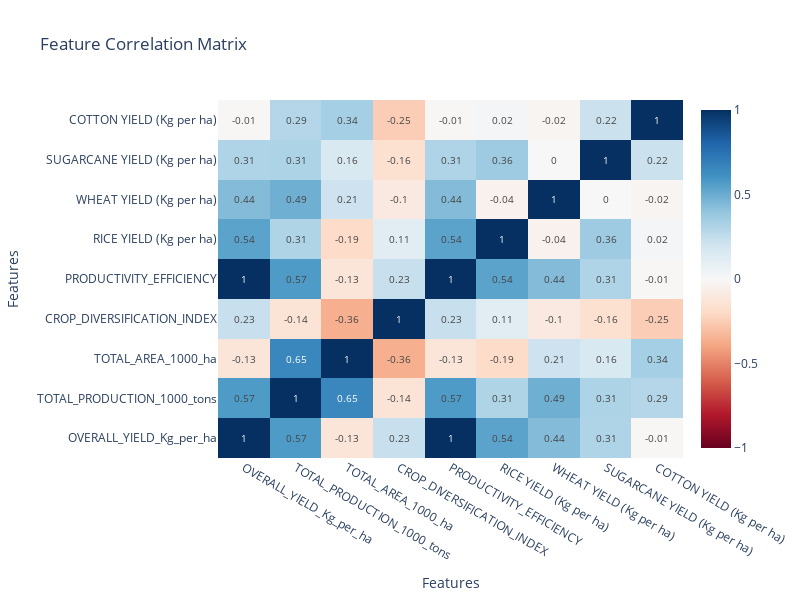

The cell this chart's notebook holds for it:
### Code cell
def analyze_correlations(df):
    """Perform comprehensive correlation analysis"""
    
    # Select key numerical features
    key_features = [
        'OVERALL_YIELD_Kg_per_ha', 'TOTAL_PRODUCTION_1000_tons', 'TOTAL_AREA_1000_ha',
        'CROP_DIVERSIFICATION_INDEX', 'PRODUCTIVITY_EFFICIENCY',
        'RICE YIELD (Kg per ha)', 'WHEAT YIELD (Kg per ha)',
        'SUGARCANE YIELD (Kg per ha)', 'COTTON YIELD (Kg per ha)'
    ]
    
    # Filter available features
    available_features = [f for f in key_features if f in df.columns]
    
    # Calculate correlation matrix
    correlation_matrix = df[available_features].corr()
    
    # Create heatmap
    fig = go.Figure(data=go.Heatmap(
        z=correlation_matrix.values,
        x=correlation_matrix.columns,
        y=correlation_matrix.index,
        colorscale='RdBu',
        zmid=0,
        text=correlation_matrix.round(2).values,
        texttemplate='%{text}',
        textfont={"size": 10},
        hoverongaps=False
    ))
    
    fig.update_layout(
        title='Feature Correlation Matrix',
        xaxis_title='Features',
        yaxis_title='Features',
        height=600,
        width=800
    )
    
    fig.show()
    
    # Identify strong correlations
    strong_correlations = []
    for i in range(len(correlation_matrix.columns)):
        for j in range(i+1, len(correlation_matrix.columns)):
            if abs(correlation_matrix.iloc[i, j]) > 0.7:
                strong_correlations.append((
                    correlation_matrix.columns[i],
                    correlation_matrix.columns[j],
                    correlation_matrix.iloc[i, j]
                ))
    
    print("\nStrong Correlations (|r| > 0.7):")
    print("=" * 80)
    for corr in strong_correlations:
        print(f"{corr[0]} ↔ {corr[1]}: {corr[2]:.3f}")
    
    # Perform PCA for dimensionality reduction
    print("\nPrincipal Component Analysis:")
    print("=" * 80)
    
    # Standardize data
    scaler = StandardScaler()
    scaled_data = scaler.fit_transform(df[available_features].fillna(0))
    
    # Apply PCA
    pca = PCA()
    pca_result = pca.fit_transform(scaled_data)
    
    # Plot explained variance
    fig, (ax1, ax2) = plt.subplots(1, 2, figsize=(15, 6))
    
    ax1.plot(range(1, len(pca.explained_variance_ratio_) + 1), 
             np.cumsum(pca.explained_variance_ratio_), 'bo-')
    ax1.axhline(y=0.95, color='r', linestyle='--', label='95% Variance')
    ax1.set_xlabel('Number of Components')
    ax1.set_ylabel('Cumulative Explained Variance')
    ax1.set_title('PCA Explained Variance')
    ax1.legend()
    ax1.grid(True)
    
    # Plot component loadings
    components_to_show = min(3, len(available_features))
    loadings = pca.components_[:components_to_show].T
    
    ax2.barh(range(len(available_features)), loadings[:, 0], label='PC1')
    ax2.barh(range(len(available_features)), loadings[:, 1], left=loadings[:, 0], label='PC2')
    ax2.set_yticks(range(len(available_features)))
    ax2.set_yticklabels(available_features)
    ax2.set_xlabel('Component Loadings')
    ax2.set_title('PCA Component Loadings (First 2 Components)')
    ax2.legend()
    
    plt.tight_layout()
    plt.show()
    
    print(f"\nNumber of components for 95% variance: {np.where(np.cumsum(pca.explained_variance_ratio_) > 0.95)[0][0] + 1}")
    
    return correlation_matrix, pca

correlation_matrix, pca = analyze_correlations(df)

### Figure 1 — Plotly figure (JSON) as saved in the notebook; plotly's stock layout.template omitted (floating-point values rounded to 4 significant figures)
{"data": [{"colorscale": [[0, "rgb(103,0,31)"], [0.1, "rgb(178,24,43)"], [0.2, "rgb(214,96,77)"], [0.3, "rgb(244,165,130)"], [0.4, "rgb(253,219,199)"], [0.5, "rgb(247,247,247)"], [0.6, "rgb(209,229,240)"], [0.7, "rgb(146,197,222)"], [0.8, "rgb(67,147,195)"], [0.9, "rgb(33,102,172)"], [1, "rgb(5,48,97)"]], "hoverongaps": false, "text": [[1, 0.57, -0.13, 0.23, 1, 0.54, 0.44, 0.31, -0.01], [0.57, 1, 0.65, -0.14, 0.57, 0.31, 0.49, 0.31, 0.29], [-0.13, 0.65, 1, -0.36, -0.13, -0.19, 0.21, 0.16, 0.34], [0.23, -0.14, -0.36, 1, 0.23, 0.11, -0.1, -0.16, -0.25], [1, 0.57, -0.13, 0.23, 1, 0.54, 0.44, 0.31, -0.01], [0.54, 0.31, -0.19, 0.11, 0.54, 1, -0.04, 0.36, 0.02], [0.44, 0.49, 0.21, -0.1, 0.44, -0.04, 1, 0, -0.02], [0.31, 0.31, 0.16, -0.16, 0.31, 0.36, 0, 1, 0.22], [-0.01, 0.29, 0.34, -0.25, -0.01, 0.02, -0.02, 0.22, 1]], "textfont": {"size": 10}, "texttemplate": "%{text}", "type": "heatmap", "x": ["OVERALL_YIELD_Kg_per_ha", "TOTAL_PRODUCTION_1000_tons", "TOTAL_AREA_1000_ha", "CROP_DIVERSIFICATION_INDEX", "PRODUCTIVITY_EFFICIENCY", "RICE YIELD (Kg per ha)", "WHEAT YIELD (Kg per ha)", "SUGARCANE YIELD (Kg per ha)", "COTTON YIELD (Kg per ha)"], "y": ["OVERALL_YIELD_Kg_per_ha", "TOTAL_PRODUCTION_1000_tons", "TOTAL_AREA_1000_ha", "CROP_DIVERSIFICATION_INDEX", "PRODUCTIVITY_EFFICIENCY", "RICE YIELD (Kg per ha)", "WHEAT YIELD (Kg per ha)", "SUGARCANE YIELD (Kg per ha)", "COTTON YIELD (Kg per ha)"], "z": [[1, 0.5688, -0.1264, 0.2284, 1.0, 0.5366, 0.4385, 0.3054, -0.009309], [0.5688, 1, 0.6515, -0.1389, 0.5688, 0.3082, 0.4873, 0.3139, 0.2911], [-0.1264, 0.6515, 1, -0.3615, -0.1264, -0.187, 0.21, 0.1574, 0.3387], [0.2284, -0.1389, -0.3615, 1, 0.2284, 0.1136, -0.09723, -0.1643, -0.2507], [1.0, 0.5688, -0.1264, 0.2284, 1, 0.5366, 0.4385, 0.3054, -0.009309], [0.5366, 0.3082, -0.187, 0.1136, 0.5366, 1, -0.0399, 0.363, 0.01934], [0.4385, 0.4873, 0.21, -0.09723, 0.4385, -0.0399, 1, -0.00039, -0.02397], [0.3054, 0.3139, 0.1574, -0.1643, 0.3054, 0.363, -0.00039, 1, 0.2199], [-0.009309, 0.2911, 0.3387, -0.2507, -0.009309, 0.01934, -0.02397, 0.2199, 1]], "zmid": 0}], "layout": {"height": 600, "title": {"text": "Feature Correlation Matrix"}, "width": 800, "xaxis": {"title": {"text": "Features"}}, "yaxis": {"title": {"text": "Features"}}}}
